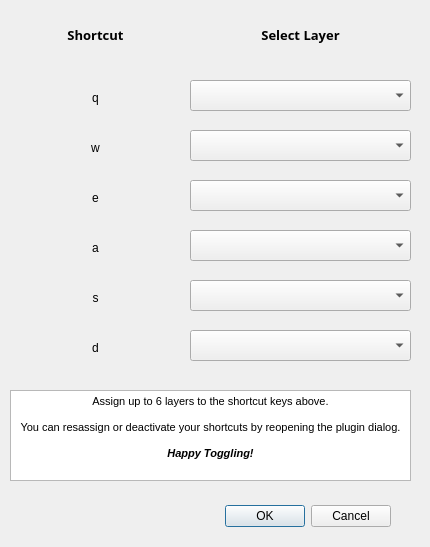
<?xml version="1.0" encoding="UTF-8"?>
<ui version="4.0">
 <class>VisTogglerDialogBase</class>
 <widget class="QDialog" name="VisTogglerDialogBase">
  <property name="geometry">
   <rect>
    <x>0</x>
    <y>0</y>
    <width>430</width>
    <height>547</height>
   </rect>
  </property>
  <property name="windowTitle">
   <string>Layer Visibility Toggler</string>
  </property>
  <widget class="QDialogButtonBox" name="button_box">
   <property name="geometry">
    <rect>
     <x>220</x>
     <y>500</y>
     <width>171</width>
     <height>32</height>
    </rect>
   </property>
   <property name="orientation">
    <enum>Qt::Horizontal</enum>
   </property>
   <property name="standardButtons">
    <set>QDialogButtonBox::Cancel|QDialogButtonBox::Ok</set>
   </property>
  </widget>
  <widget class="QgsMapLayerComboBox" name="mMapLayerComboBox_1">
   <property name="geometry">
    <rect>
     <x>190</x>
     <y>80</y>
     <width>221</width>
     <height>31</height>
    </rect>
   </property>
   <property name="currentIndex">
    <number>-1</number>
   </property>
   <property name="allowEmptyLayer">
    <bool>true</bool>
   </property>
  </widget>
  <widget class="QLabel" name="label">
   <property name="geometry">
    <rect>
     <x>30</x>
     <y>20</y>
     <width>131</width>
     <height>31</height>
    </rect>
   </property>
   <property name="font">
    <font>
     <family>Rockwell Extra Bold</family>
     <pointsize>10</pointsize>
     <weight>75</weight>
     <bold>true</bold>
    </font>
   </property>
   <property name="text">
    <string>Shortcut</string>
   </property>
   <property name="textFormat">
    <enum>Qt::RichText</enum>
   </property>
   <property name="alignment">
    <set>Qt::AlignCenter</set>
   </property>
  </widget>
  <widget class="QgsMapLayerComboBox" name="mMapLayerComboBox_2">
   <property name="geometry">
    <rect>
     <x>190</x>
     <y>130</y>
     <width>221</width>
     <height>31</height>
    </rect>
   </property>
   <property name="currentIndex">
    <number>-1</number>
   </property>
   <property name="allowEmptyLayer">
    <bool>true</bool>
   </property>
  </widget>
  <widget class="QgsMapLayerComboBox" name="mMapLayerComboBox_3">
   <property name="geometry">
    <rect>
     <x>190</x>
     <y>180</y>
     <width>221</width>
     <height>31</height>
    </rect>
   </property>
   <property name="currentIndex">
    <number>-1</number>
   </property>
   <property name="allowEmptyLayer">
    <bool>true</bool>
   </property>
  </widget>
  <widget class="QLabel" name="label_2">
   <property name="geometry">
    <rect>
     <x>30</x>
     <y>90</y>
     <width>131</width>
     <height>16</height>
    </rect>
   </property>
   <property name="text">
    <string>q</string>
   </property>
   <property name="alignment">
    <set>Qt::AlignCenter</set>
   </property>
  </widget>
  <widget class="QLabel" name="label_3">
   <property name="geometry">
    <rect>
     <x>30</x>
     <y>140</y>
     <width>131</width>
     <height>16</height>
    </rect>
   </property>
   <property name="text">
    <string>w</string>
   </property>
   <property name="alignment">
    <set>Qt::AlignCenter</set>
   </property>
  </widget>
  <widget class="QLabel" name="label_4">
   <property name="geometry">
    <rect>
     <x>30</x>
     <y>190</y>
     <width>131</width>
     <height>16</height>
    </rect>
   </property>
   <property name="text">
    <string>e</string>
   </property>
   <property name="alignment">
    <set>Qt::AlignCenter</set>
   </property>
  </widget>
  <widget class="QLabel" name="label_5">
   <property name="geometry">
    <rect>
     <x>190</x>
     <y>20</y>
     <width>221</width>
     <height>31</height>
    </rect>
   </property>
   <property name="font">
    <font>
     <family>Rockwell Extra Bold</family>
     <pointsize>10</pointsize>
     <weight>75</weight>
     <bold>true</bold>
    </font>
   </property>
   <property name="text">
    <string>Select Layer</string>
   </property>
   <property name="textFormat">
    <enum>Qt::RichText</enum>
   </property>
   <property name="alignment">
    <set>Qt::AlignCenter</set>
   </property>
  </widget>
  <widget class="QgsMapLayerComboBox" name="mMapLayerComboBox_4">
   <property name="geometry">
    <rect>
     <x>190</x>
     <y>230</y>
     <width>221</width>
     <height>31</height>
    </rect>
   </property>
   <property name="currentIndex">
    <number>-1</number>
   </property>
   <property name="allowEmptyLayer">
    <bool>true</bool>
   </property>
  </widget>
  <widget class="QgsMapLayerComboBox" name="mMapLayerComboBox_5">
   <property name="geometry">
    <rect>
     <x>190</x>
     <y>280</y>
     <width>221</width>
     <height>31</height>
    </rect>
   </property>
   <property name="currentIndex">
    <number>-1</number>
   </property>
   <property name="allowEmptyLayer">
    <bool>true</bool>
   </property>
  </widget>
  <widget class="QgsMapLayerComboBox" name="mMapLayerComboBox_6">
   <property name="geometry">
    <rect>
     <x>190</x>
     <y>330</y>
     <width>221</width>
     <height>31</height>
    </rect>
   </property>
   <property name="currentIndex">
    <number>-1</number>
   </property>
   <property name="allowEmptyLayer">
    <bool>true</bool>
   </property>
  </widget>
  <widget class="QLabel" name="label_6">
   <property name="geometry">
    <rect>
     <x>30</x>
     <y>240</y>
     <width>131</width>
     <height>16</height>
    </rect>
   </property>
   <property name="text">
    <string>a</string>
   </property>
   <property name="alignment">
    <set>Qt::AlignCenter</set>
   </property>
  </widget>
  <widget class="QLabel" name="label_7">
   <property name="geometry">
    <rect>
     <x>30</x>
     <y>290</y>
     <width>131</width>
     <height>16</height>
    </rect>
   </property>
   <property name="text">
    <string>s</string>
   </property>
   <property name="alignment">
    <set>Qt::AlignCenter</set>
   </property>
  </widget>
  <widget class="QLabel" name="label_8">
   <property name="geometry">
    <rect>
     <x>30</x>
     <y>340</y>
     <width>131</width>
     <height>16</height>
    </rect>
   </property>
   <property name="text">
    <string>d</string>
   </property>
   <property name="alignment">
    <set>Qt::AlignCenter</set>
   </property>
  </widget>
  <widget class="QTextBrowser" name="textBrowser">
   <property name="geometry">
    <rect>
     <x>10</x>
     <y>390</y>
     <width>401</width>
     <height>91</height>
    </rect>
   </property>
   <property name="html">
    <string>&lt;!DOCTYPE HTML PUBLIC &quot;-//W3C//DTD HTML 4.0//EN&quot; &quot;http://www.w3.org/TR/REC-html40/strict.dtd&quot;&gt;
&lt;html&gt;&lt;head&gt;&lt;meta name=&quot;qrichtext&quot; content=&quot;1&quot; /&gt;&lt;style type=&quot;text/css&quot;&gt;
p, li { white-space: pre-wrap; }
&lt;/style&gt;&lt;/head&gt;&lt;body style=&quot; font-family:'MS Shell Dlg 2'; font-size:7.875pt; font-weight:400; font-style:normal;&quot;&gt;
&lt;p align=&quot;center&quot; style=&quot; margin-top:0px; margin-bottom:0px; margin-left:0px; margin-right:0px; -qt-block-indent:0; text-indent:0px;&quot;&gt;Assign up to 6 layers to the shortcut keys above.&lt;/p&gt;
&lt;p align=&quot;center&quot; style=&quot;-qt-paragraph-type:empty; margin-top:0px; margin-bottom:0px; margin-left:0px; margin-right:0px; -qt-block-indent:0; text-indent:0px;&quot;&gt;&lt;br /&gt;&lt;/p&gt;
&lt;p align=&quot;center&quot; style=&quot; margin-top:0px; margin-bottom:0px; margin-left:0px; margin-right:0px; -qt-block-indent:0; text-indent:0px;&quot;&gt;You can resassign or deactivate your shortcuts by reopening the plugin dialog.&lt;/p&gt;
&lt;p align=&quot;center&quot; style=&quot;-qt-paragraph-type:empty; margin-top:0px; margin-bottom:0px; margin-left:0px; margin-right:0px; -qt-block-indent:0; text-indent:0px;&quot;&gt;&lt;br /&gt;&lt;/p&gt;
&lt;p align=&quot;center&quot; style=&quot; margin-top:0px; margin-bottom:0px; margin-left:0px; margin-right:0px; -qt-block-indent:0; text-indent:0px;&quot;&gt;&lt;span style=&quot; font-weight:600; font-style:italic;&quot;&gt;Happy Toggling!&lt;/span&gt;&lt;/p&gt;&lt;/body&gt;&lt;/html&gt;</string>
   </property>
  </widget>
 </widget>
 <customwidgets>
  <customwidget>
   <class>QgsMapLayerComboBox</class>
   <extends>QComboBox</extends>
   <header>qgsmaplayercombobox.h</header>
  </customwidget>
 </customwidgets>
 <resources/>
 <connections>
  <connection>
   <sender>button_box</sender>
   <signal>accepted()</signal>
   <receiver>VisTogglerDialogBase</receiver>
   <slot>accept()</slot>
   <hints>
    <hint type="sourcelabel">
     <x>20</x>
     <y>20</y>
    </hint>
    <hint type="destinationlabel">
     <x>20</x>
     <y>20</y>
    </hint>
   </hints>
  </connection>
  <connection>
   <sender>button_box</sender>
   <signal>rejected()</signal>
   <receiver>VisTogglerDialogBase</receiver>
   <slot>reject()</slot>
   <hints>
    <hint type="sourcelabel">
     <x>20</x>
     <y>20</y>
    </hint>
    <hint type="destinationlabel">
     <x>20</x>
     <y>20</y>
    </hint>
   </hints>
  </connection>
 </connections>
</ui>
